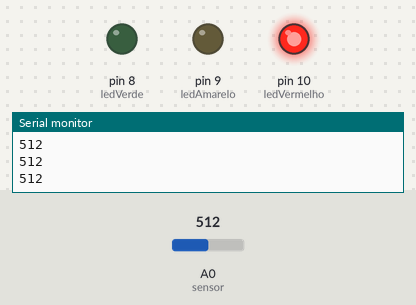
The sketch below on a simulated Arduino Uno, built with avr-gcc and run on an emulated ATmega328P. Shown: output pins drawn as LEDs (lit = HIGH), the last lines printed to the serial monitor. The test bench sets the inputs (shaded band); at power-on: A0 (sensor) = 512.

Above: at 1.2 s.
1.3 s: A0 (sensor) set to 538
2.8 s: A0 (sensor) set to 560
At 3.7 s:
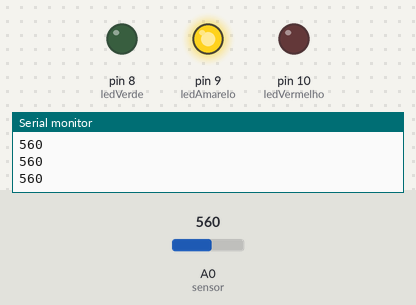
4.3 s: A0 (sensor) set to 591
5.8 s: A0 (sensor) set to 612
At 6.7 s:
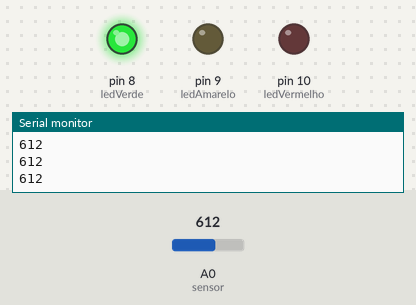
7.3 s: A0 (sensor) set to 590
At 8.2 s:
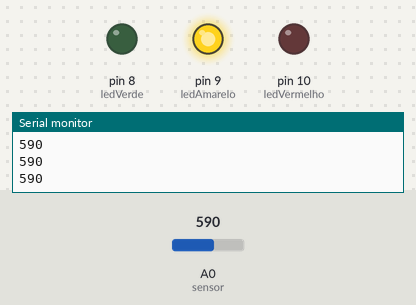
8.8 s: A0 (sensor) set to 610
At 10.2 s:
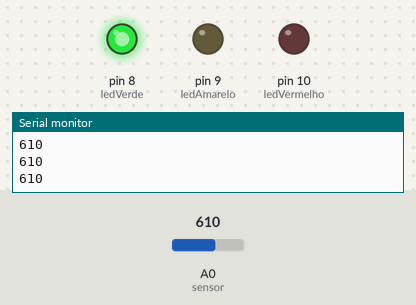
Timing chart, 0 to 11.3 s (numbered marks = the images above; inputs shaded):
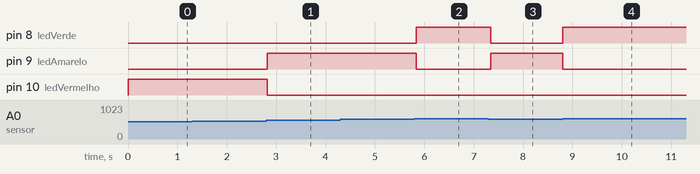

The sketch:

led_sensor_luz.ino
```cpp
int sensor = 0;      //Pino analógico em que o sensor está conectado.
int valorSensor = 0; //Usada para ler o valor do sensor em tempo real.

const int ledVerde = 8;
const int ledAmarelo = 9;
const int ledVermelho = 10;

//Função setup, executado uma vez ao ligar o Arduino.
void setup(){
  //Ativando o serial monitor que exibirá os valores lidos no sensor.
  Serial.begin(9600);

  //Definindo pinos digitais dos leds como de saída.
  pinMode(ledVerde,OUTPUT);
  pinMode(ledAmarelo,OUTPUT);
  pinMode(ledVermelho,OUTPUT);
}

//Função loop, executado enquanto o Arduino estiver ligado.
void loop(){

  //Lendo o valor do sensor.
  int valorSensor = analogRead(sensor);


  //Valores da luminosidade podem ser alterados conforme necessidade.

  //Luminosidade baixa.
  if (valorSensor < 550) {
    apagaLeds();
    digitalWrite(ledVermelho,HIGH);
  }

  //Luminosidade média.
  if (valorSensor >= 550 && valorSensor <= 600) {
    apagaLeds();
    digitalWrite(ledAmarelo,HIGH);
  }

  //Luminosidade alta.
  if (valorSensor > 600) {
    apagaLeds();
    digitalWrite(ledVerde,HIGH);
  }

  //Exibindo o valor do sensor no serial monitor.
  Serial.println(valorSensor);

  delay(50);
}

//Função criada para apagar todos os leds de uma vez.
void apagaLeds() {
  digitalWrite(ledVerde,LOW);
  digitalWrite(ledAmarelo,LOW);
  digitalWrite(ledVermelho,LOW);
}
```

Measured:
- the behaviour switches between 549 and 550 on A0 (sensor) (found by bisection; images 0 and 1)
- the behaviour switches between 600 and 601 on A0 (sensor) (found by bisection; images 1 and 2)
- after the input at 2.8 s, pin 9 (ledAmarelo): LOW → HIGH at once; pin 10 (ledVermelho): HIGH → LOW at once
- after the input at 5.8 s, pin 8 (ledVerde): LOW → HIGH at once; pin 9 (ledAmarelo): HIGH → LOW at once
- after the input at 7.3 s, pin 8 (ledVerde): HIGH → LOW at once; pin 9 (ledAmarelo): LOW → HIGH at once
- after the input at 8.8 s, pin 8 (ledVerde): LOW → HIGH at once; pin 9 (ledAmarelo): HIGH → LOW at once
